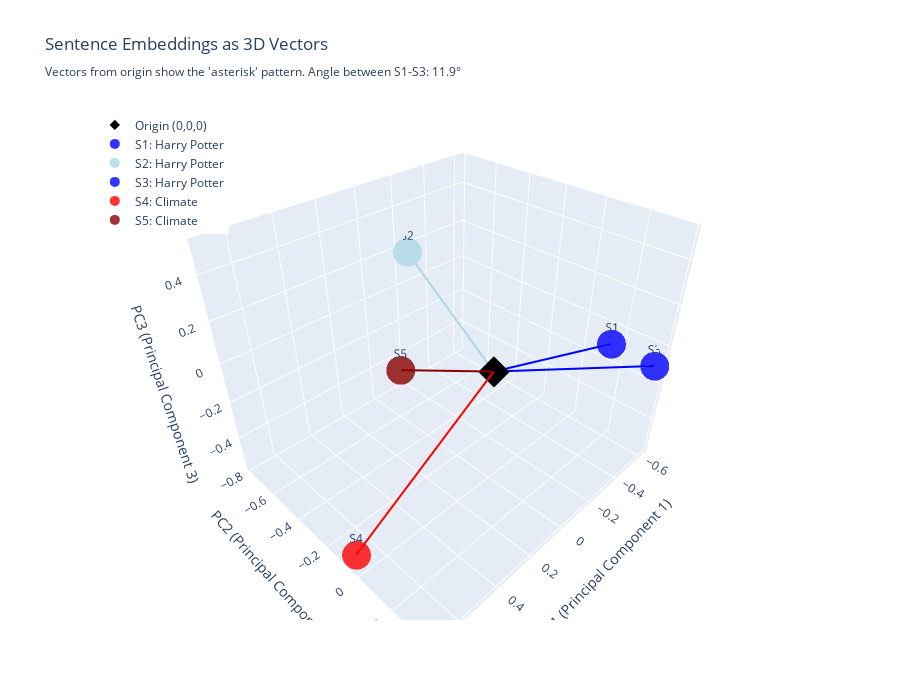

Here is the notebook cell this chart was saved with:
### Markdown cell above
But how do we teach a computer to understand "similarity" to begin with? This is where **vector embeddings** come in.
Think of embeddings as a way to translate sentences into mathematical coordinates.

In the following example, you'll be able to actually **see** vector embeddings in 3D space. Feel free to change the sentences in Step 2 however you'd like as well to experiment!

### Code cell
import numpy as np
import plotly.graph_objects as go
from sentence_transformers import SentenceTransformer
from sklearn.decomposition import PCA

def real_embedding_demo():
    """
    REAL demonstration of how embeddings work using actual AI models!
    We'll use MiniLM to get actual 384-dimensional embeddings, then visualize in 3D.
    """
    
    # Step 1: Load a real embedding model
    print("🤖 Loading SentenceTransformer model...")
    model = SentenceTransformer('all-MiniLM-L6-v2')  # 384 dimensions
    print("✅ Model loaded! This creates 384-dimensional vectors for each sentence.")
    print()
    
    # Step 2: Our sample sentences (same as before)
    sentences = [
        "Harry Potter was a young wizard",
        "He wore round glasses", 
        "Hogwarts School of Witchcraft and Wizardry was his home",
        "Climate change threatens our planet",
        "Rising sea levels are dangerous"
    ]
    
    # Step 3: Get REAL embeddings from the model
    print("🧮 Computing real embeddings...")
    embeddings = model.encode(sentences)
    print(f"✅ Got embeddings! Shape: {embeddings.shape}")
    print(f"   → Each sentence is now a {embeddings.shape[1]}-dimensional vector")
    print()
    
    # Step 4: Show what the raw embeddings look like
    print("📊 Raw embedding samples (first 10 dimensions):")
    print("=" * 55)
    for i, (sentence, embedding) in enumerate(zip(sentences, embeddings)):
        print(f"Sentence {i+1}: '{sentence[:35]}...'")
        print(f"First 10 dims: {embedding[:10].round(3)}")
        print()
    
    # Step 5: Reduce to 3D for visualization using PCA
    print("🔄 Reducing 384 dimensions → 3 dimensions for visualization...")
    pca = PCA(n_components=3)
    embeddings_3d = pca.fit_transform(embeddings)
    
    # Show how much information we retain in 3D
    explained_variance = pca.explained_variance_ratio_.sum()
    print(f"✅ 3D visualization captures {explained_variance:.1%} of the original information")
    print()
    
    # Step 6: Create interactive 3D visualization showing vectors from origin
    print("🎨 Creating 3D vector visualization (the 'asterisk' pattern)...")
    
    # Color code by topic: Harry Potter (blue) vs Climate (red)
    colors = ['blue', 'lightblue', 'blue', 'red', 'darkred']
    topics = ['Harry Potter', 'Harry Potter', 'Harry Potter', 'Climate', 'Climate']
    
    fig = go.Figure()
    
    # Add the origin point (0,0,0)
    fig.add_trace(go.Scatter3d(
        x=[0], y=[0], z=[0],
        mode='markers',
        marker=dict(size=8, color='black', symbol='diamond'),
        name='Origin (0,0,0)',
        showlegend=True
    ))
    
    # Add vectors (arrows) from origin to each sentence embedding
    for i, (coords, color, topic, sentence) in enumerate(zip(embeddings_3d, colors, topics, sentences)):
        # Add the endpoint (sentence position)
        fig.add_trace(go.Scatter3d(
            x=[coords[0]], 
            y=[coords[1]], 
            z=[coords[2]],
            mode='markers+text',
            marker=dict(size=10, color=color, opacity=0.8),
            text=[f"S{i+1}"],
            textposition="top center",
            name=f"S{i+1}: {topic}",
            hovertemplate=f"<b>Sentence {i+1}</b><br>" +
                         f"{topic}<br>" +
                         f"'{sentence[:50]}...'<br>" +
                         f"Vector: [{coords[0]:.3f}, {coords[1]:.3f}, {coords[2]:.3f}]<br>" +
                         "<extra></extra>",
            showlegend=True
        ))
        
        # Add the vector line from origin to sentence
        fig.add_trace(go.Scatter3d(
            x=[0, coords[0]], 
            y=[0, coords[1]], 
            z=[0, coords[2]],
            mode='lines',
            line=dict(color=color, width=4),
            name=f"Vector S{i+1}",
            showlegend=False,  # Don't clutter legend with vector lines
            hoverinfo='skip'
        ))
    
    # Add angle visualization between similar vectors (optional enhancement)
    # Let's show the angle between S1 and S3 (both Harry Potter)
    s1_coords = embeddings_3d[0]
    s3_coords = embeddings_3d[2]
    
    # Calculate the angle between vectors for display
    dot_product = np.dot(s1_coords, s3_coords)
    magnitude1 = np.linalg.norm(s1_coords)
    magnitude3 = np.linalg.norm(s3_coords)
    angle_radians = np.arccos(np.clip(dot_product / (magnitude1 * magnitude3), -1.0, 1.0))
    angle_degrees = np.degrees(angle_radians)
    
    fig.update_layout(
        title=f"Sentence Embeddings as 3D Vectors<br><sub>Vectors from origin show the 'asterisk' pattern. Angle between S1-S3: {angle_degrees:.1f}°</sub>",
        scene=dict(
            xaxis_title="PC1 (Principal Component 1)",
            yaxis_title="PC2 (Principal Component 2)", 
            zaxis_title="PC3 (Principal Component 3)",
            camera=dict(eye=dict(x=1.2, y=1.2, z=1.2)),
            # Make sure we can see the origin clearly
            xaxis=dict(showspikes=True, spikecolor="black", spikethickness=2),
            yaxis=dict(showspikes=True, spikecolor="black", spikethickness=2),
            zaxis=dict(showspikes=True, spikecolor="black", spikethickness=2)
        ),
        width=900,
        height=700,
        legend=dict(x=0.02, y=0.98)
    )
    
    fig.show()
    
    # Step 7: Print the 3D coordinates for reference
    print("📍 3D Coordinates:")
    print("=" * 20)
    for i, (sentence, coords) in enumerate(zip(sentences, embeddings_3d)):
        print(f"S{i+1}: [{coords[0]:6.3f}, {coords[1]:6.3f}, {coords[2]:6.3f}] - '{sentence[:40]}...'")
    
    print("\n🎯 Key Observations from the Vector Visualization:")
    print("   • Each sentence is a VECTOR (arrow) from the origin to its point")
    print("   • Harry Potter vectors (S1, S2, S3) point in similar directions")
    print("   • Climate vectors (S4, S5) point in a similar direction to each other") 
    print("   • But Harry Potter and Climate vectors point in VERY different directions!")
    print("   • The ANGLE between vectors determines similarity (not distance)")
    print(f"   • Small angle = high similarity, large angle = low similarity")
    print()
    print("💡 This 'asterisk' pattern is why it's called 'vector' embeddings!")
    print("   Each sentence becomes an arrow pointing in semantic space.")
    
    return sentences, embeddings, embeddings_3d

# Run the demo
sentences, embeddings, embeddings_3d = real_embedding_demo()

### Figure 1 — Plotly figure (JSON) as saved in the notebook; plotly's stock layout.template omitted (floating-point values rounded to 4 significant figures)
{"data": [{"marker": {"color": "black", "size": 8, "symbol": "diamond"}, "mode": "markers", "name": "Origin (0,0,0)", "showlegend": true, "type": "scatter3d", "x": [0], "y": [0], "z": [0]}, {"hovertemplate": "<b>Sentence 1</b><br>Harry Potter<br>'Harry Potter was a young wizard...'<br>Vector: [-0.537, 0.198, -0.028]<br><extra></extra>", "marker": {"color": "blue", "opacity": 0.8, "size": 10}, "mode": "markers+text", "name": "S1: Harry Potter", "showlegend": true, "text": ["S1"], "textposition": "top center", "type": "scatter3d", "x": [-0.5366], "y": [0.1982], "z": [-0.02824]}, {"hoverinfo": "skip", "line": {"color": "blue", "width": 4}, "mode": "lines", "name": "Vector S1", "showlegend": false, "type": "scatter3d", "x": [0, -0.5366], "y": [0, 0.1982], "z": [0, -0.02824]}, {"hovertemplate": "<b>Sentence 2</b><br>Harry Potter<br>'He wore round glasses...'<br>Vector: [-0.246, -0.780, 0.172]<br><extra></extra>", "marker": {"color": "lightblue", "opacity": 0.8, "size": 10}, "mode": "markers+text", "name": "S2: Harry Potter", "showlegend": true, "text": ["S2"], "textposition": "top center", "type": "scatter3d", "x": [-0.2456], "y": [-0.7796], "z": [0.1721]}, {"hoverinfo": "skip", "line": {"color": "lightblue", "width": 4}, "mode": "lines", "name": "Vector S2", "showlegend": false, "type": "scatter3d", "x": [0, -0.2456], "y": [0, -0.7796], "z": [0, 0.1721]}, {"hovertemplate": "<b>Sentence 3</b><br>Harry Potter<br>'Hogwarts School of Witchcraft and Wizardry was his...'<br>Vector: [-0.616, 0.374, -0.096]<br><extra></extra>", "marker": {"color": "blue", "opacity": 0.8, "size": 10}, "mode": "markers+text", "name": "S3: Harry Potter", "showlegend": true, "text": ["S3"], "textposition": "top center", "type": "scatter3d", "x": [-0.6159], "y": [0.3742], "z": [-0.09577]}, {"hoverinfo": "skip", "line": {"color": "blue", "width": 4}, "mode": "lines", "name": "Vector S3", "showlegend": false, "type": "scatter3d", "x": [0, -0.6159], "y": [0, 0.3742], "z": [0, -0.09577]}, {"hovertemplate": "<b>Sentence 4</b><br>Climate<br>'Climate change threatens our planet...'<br>Vector: [0.697, -0.065, -0.559]<br><extra></extra>", "marker": {"color": "red", "opacity": 0.8, "size": 10}, "mode": "markers+text", "name": "S4: Climate", "showlegend": true, "text": ["S4"], "textposition": "top center", "type": "scatter3d", "x": [0.6974], "y": [-0.06533], "z": [-0.5585]}, {"hoverinfo": "skip", "line": {"color": "red", "width": 4}, "mode": "lines", "name": "Vector S4", "showlegend": false, "type": "scatter3d", "x": [0, 0.6974], "y": [0, -0.06533], "z": [0, -0.5585]}, {"hovertemplate": "<b>Sentence 5</b><br>Climate<br>'Rising sea levels are dangerous...'<br>Vector: [0.701, 0.272, 0.510]<br><extra></extra>", "marker": {"color": "darkred", "opacity": 0.8, "size": 10}, "mode": "markers+text", "name": "S5: Climate", "showlegend": true, "text": ["S5"], "textposition": "top center", "type": "scatter3d", "x": [0.7006], "y": [0.2725], "z": [0.5105]}, {"hoverinfo": "skip", "line": {"color": "darkred", "width": 4}, "mode": "lines", "name": "Vector S5", "showlegend": false, "type": "scatter3d", "x": [0, 0.7006], "y": [0, 0.2725], "z": [0, 0.5105]}], "layout": {"height": 700, "legend": {"x": 0.02, "y": 0.98}, "scene": {"camera": {"eye": {"x": 1.2, "y": 1.2, "z": 1.2}}, "xaxis": {"showspikes": true, "spikecolor": "black", "spikethickness": 2, "title": {"text": "PC1 (Principal Component 1)"}}, "yaxis": {"showspikes": true, "spikecolor": "black", "spikethickness": 2, "title": {"text": "PC2 (Principal Component 2)"}}, "zaxis": {"showspikes": true, "spikecolor": "black", "spikethickness": 2, "title": {"text": "PC3 (Principal Component 3)"}}}, "title": {"text": "Sentence Embeddings as 3D Vectors<br><sub>Vectors from origin show the 'asterisk' pattern. Angle between S1-S3: 11.9°</sub>"}, "width": 900}}
